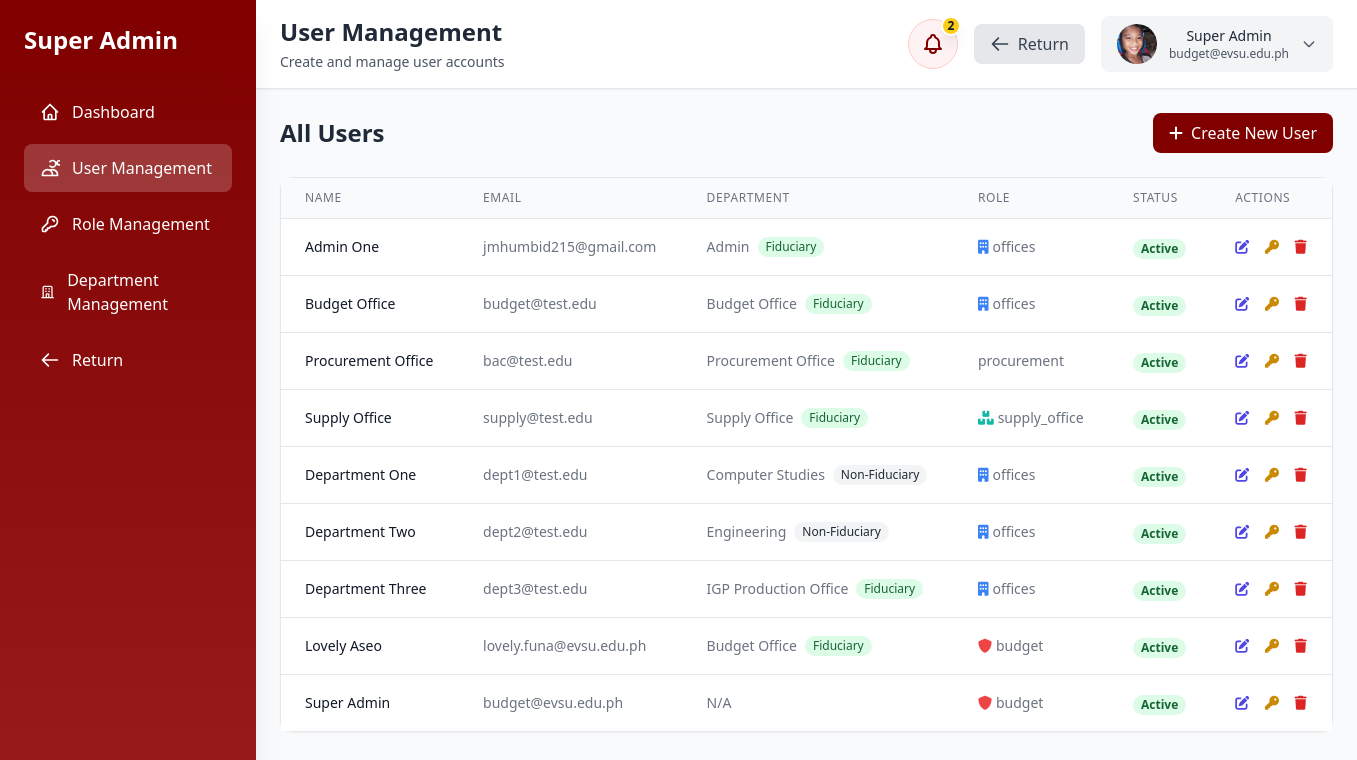
Page /pages/user_management.php (signed in) on the committed database.
### tables this page shows
CREATE TABLE `users` (
  `id` int(11) NOT NULL,
  `email` varchar(100) NOT NULL,
  `password_hash` varchar(255) NOT NULL,
  `first_name` varchar(50) NOT NULL,
  `last_name` varchar(50) NOT NULL,
  `middle_name` varchar(50) DEFAULT NULL,
  `employee_id` varchar(20) DEFAULT NULL,
  `department_id` int(11) DEFAULT NULL,
  `role_id` int(11) NOT NULL,
  `is_active` tinyint(1) DEFAULT 1,
  `last_login` timestamp NULL DEFAULT NULL,
  `created_by` int(11) DEFAULT NULL,
  `created_at` timestamp NOT NULL DEFAULT current_timestamp(),
  `updated_at` timestamp NOT NULL DEFAULT current_timestamp() ON UPDATE current_timestamp(),
  `profile_photo` varchar(500) DEFAULT NULL,
  `password_change_required` tinyint(1) DEFAULT 0
);

CREATE TABLE `departments` (
  `id` int(11) NOT NULL,
  `dept_name` varchar(100) NOT NULL,
  `dept_code` varchar(20) NOT NULL,
  `fiduciary_type` enum('Fiduciary','Non-Fiduciary') DEFAULT 'Non-Fiduciary',
  `parent_department_id` int(11) DEFAULT NULL,
  `dept_description` text DEFAULT NULL,
  `is_active` tinyint(1) DEFAULT 1,
  `created_at` timestamp NOT NULL DEFAULT current_timestamp(),
  `updated_at` timestamp NOT NULL DEFAULT current_timestamp() ON UPDATE current_timestamp()
);

CREATE TABLE `roles` (
  `id` int(11) NOT NULL,
  `role_name` varchar(50) NOT NULL,
  `role_description` text DEFAULT NULL,
  `created_at` timestamp NOT NULL DEFAULT current_timestamp(),
  `updated_at` timestamp NOT NULL DEFAULT current_timestamp() ON UPDATE current_timestamp()
);

### config/database.php (called while the page is built, shortened)
<?php
class Database {
    private $host = 'localhost';
    private $db_name = 'budgettrack_db';
    private $username = 'root';
    private $password = '';
    public function getConnection() {
        $this->conn = null;
        try {
            $this->conn = new PDO(
                "mysql:host=" . $this->host . ";dbname=" . $this->db_name . ";charset=utf8",
                $this->username,
                $this->password,
                array(
                    PDO::ATTR_ERRMODE => PDO::ERRMODE_EXCEPTION,
                    PDO::ATTR_DEFAULT_FETCH_MODE => PDO::FETCH_ASSOC,
                    PDO::ATTR_EMULATE_PREPARES => false
                )
            );
        } catch(PDOException $exception) {
            error_log("Database connection error: " . $exception->getMessage());
            if (defined('DEBUG') && DEBUG) {
                echo "Connection error: " . $exception->getMessage();
            } else {
                echo "Database connection failed. Please contact the administrator.";
            }
            return null;
        }
        return $this->conn;
    }
}
function getDB() {
    static $db = null;
    if ($db === null) {
        $database = new Database();
        $db = $database->getConnection();
    }
    return $db;
}
?>

### classes/User.php (called while the page is built, shortened)
<?php
require_once __DIR__ . '/../config/database.php';
class User {
    private $conn;
    private $table_name = "users";
    public function __construct() {
        $this->conn = getDB();
    }
    public function getAllUsers() {
        $query = "SELECT u.*, r.role_name, d.dept_name,
                         CONCAT(creator.first_name, ' ', creator.last_name) as created_by_name
                  FROM " . $this->table_name . " u
                  LEFT JOIN roles r ON u.role_id = r.id
                  LEFT JOIN departments d ON u.department_id = d.id
                  LEFT JOIN users creator ON u.created_by = creator.id
                  ORDER BY u.created_at DESC";
        $stmt = $this->conn->prepare($query);
        $stmt->execute();
        return $stmt->fetchAll(PDO::FETCH_ASSOC);
    }
}
?>

### classes/Department.php (called while the page is built, shortened)
<?php
require_once __DIR__ . '/../config/database.php';
class Department {
    private $conn;
    private $table_name = "departments";
    public function __construct() {
        $this->conn = getDB();
    }
    public function getAllDepartments() {
        $query = "SELECT * FROM " . $this->table_name . " WHERE is_active = 1 ORDER BY dept_name";
        $stmt = $this->conn->prepare($query);
        $stmt->execute();
        return $stmt->fetchAll(PDO::FETCH_ASSOC);
    }
}
?>

### pages/user_management.php (the view, shortened to what this page needs)
<?php
require_once __DIR__ . '/../classes/User.php';
require_once __DIR__ . '/../classes/Department.php';
$user = new User();
$department = new Department();
$userEmail = isset($_SESSION['user_email']) ? $_SESSION['user_email'] : '';
include __DIR__ . '/../components/profile_avatar.php';
$users = $user->getAllUsers();
$departments = $department->getAllDepartments();
try {
    $conn = getDB();
    $stmt = $conn->prepare("SELECT * FROM departments WHERE is_active = 1 ORDER BY dept_name");
    $stmt->execute();
    $departments = $stmt->fetchAll(PDO::FETCH_ASSOC);
} catch (Exception $e) {
}
?>
<!DOCTYPE html>
<html lang="en">
<head>
    <script src="https://cdn.tailwindcss.com"></script>
    <link rel="stylesheet" href="https://cdnjs.cloudflare.com/ajax/libs/font-awesome/6.0.0/css/all.min.css">
</head>
<body class="bg-gray-50 font-inter">
    <div class="flex min-h-screen">
        <?php include __DIR__ . '/../components/super_admin_sidebar.php'; ?>
        <div class="flex-1 flex flex-col ml-64" data-main-content>
            <header class="bg-white border-b border-gray-200 shadow-sm">
                <div class="px-6 py-4 flex justify-between items-center">
                    <div>
                        <h1 class="text-2xl font-bold text-gray-800">User Management</h1>
                        <p class="text-gray-600 text-sm mt-1">Create and manage user accounts</p>
                    </div>
                    <div class="flex items-center gap-4">
                        <?php
                        require_once __DIR__ . '/../classes/Notification.php';
                        include __DIR__ . '/../components/notification_bell.php';
                        ?>
                        <button onclick="window.location.href='admin_dashboard.php'" class="px-4 py-2 bg-gray-200 text-gray-700 rounded-lg hover:bg-gray-300 transition-colors flex items-center">
                            <svg class="w-5 h-5 mr-2" fill="none" stroke="currentColor" viewBox="0 0 24 24">
                                <path stroke-linecap="round" stroke-linejoin="round" stroke-width="2" d="M10 19l-7-7m0 0l7-7m-7 7h18"></path>
                            </svg>
                            Return
                        </button>
                        <div class="relative">
                            <button onclick="toggleProfileDropdown()" class="flex items-center space-x-3 bg-gray-100 px-4 py-2 rounded-lg hover:bg-gray-200 transition-colors">
                                <div class="text-sm">
                                    <div class="font-medium text-gray-800"><?php echo htmlspecialchars($username); ?></div>
                                    <div class="text-xs text-gray-600"><?php echo htmlspecialchars($userEmail); ?></div>
                                </div>
                                <svg class="w-4 h-4 text-gray-600" fill="none" stroke="currentColor" viewBox="0 0 24 24">
                                    <path stroke-linecap="round" stroke-linejoin="round" stroke-width="2" d="M19 9l-7 7-7-7"></path>
                                </svg>
                            </button>
                        </div>
                    </div>
                </div>
            </header>
            <div class="flex-1 p-6">
        <div class="flex justify-between items-center mb-6">
                    <h2 class="text-2xl font-bold text-gray-800">All Users</h2>
                    <button onclick="openCreateModal()" class="bg-maroon hover:bg-maroon-dark text-white px-4 py-2 rounded-lg flex items-center">
                <i class="fas fa-plus mr-2"></i> Create New User
            </button>
        </div>
                <div class="bg-white rounded-xl shadow-sm border border-gray-200">
            <table class="min-w-full divide-y divide-gray-200">
                <thead class="bg-gray-50">
                    <tr>
                        <th class="px-6 py-3 text-left text-xs font-medium text-gray-500 uppercase tracking-wider">Name</th>
                        <th class="px-6 py-3 text-left text-xs font-medium text-gray-500 uppercase tracking-wider">Email</th>
                        <th class="px-6 py-3 text-left text-xs font-medium text-gray-500 uppercase tracking-wider">Department</th>
                        <th class="px-6 py-3 text-left text-xs font-medium text-gray-500 uppercase tracking-wider">Role</th>
                        <th class="px-6 py-3 text-left text-xs font-medium text-gray-500 uppercase tracking-wider">Status</th>
                        <th class="px-6 py-3 text-left text-xs font-medium text-gray-500 uppercase tracking-wider">Actions</th>
                    </tr>
                </thead>
                <tbody class="bg-white divide-y divide-gray-200">
                    <?php foreach ($users as $u): ?>
                    <tr>
                        <td class="px-6 py-4 whitespace-nowrap">
                            <div class="text-sm font-medium text-gray-900">
                                <?php echo htmlspecialchars($u['first_name'] . ' ' . $u['last_name']); ?>
                            </div>
                        </td>
                        <td class="px-6 py-4 whitespace-nowrap text-sm text-gray-500">
                            <?php echo htmlspecialchars($u['email']); ?>
                        </td>
                        <td class="px-6 py-4 whitespace-nowrap text-sm text-gray-500">
                            <div class="flex items-center gap-2">
                                <span><?php echo htmlspecialchars($u['dept_name'] ?? 'N/A'); ?></span>
                                <?php
                                $userDeptId = $u['department_id'] ?? null;
                                if ($userDeptId) {
                                    foreach ($departments as $dept) {
                                        if ($dept['id'] == $userDeptId) {
                                            $fidType = $dept['fiduciary_type'] ?? 'Non-Fiduciary';
                                            $isFid = ($fidType === 'Fiduciary');
                                            echo '<span class="inline-flex items-center px-2 py-0.5 rounded-full text-xs font-medium ' . ($isFid ? 'bg-green-100 text-green-800' : 'bg-gray-100 text-gray-800') . '">' . htmlspecialchars($fidType) . '</span>';
                                            break;
                                        }
                                    }
                                }
                                ?>
                            </div>
                        </td>
                        <td class="px-6 py-4 whitespace-nowrap text-sm text-gray-500">
                            <span class="inline-flex items-center">
                                <?php if ($u['role_name'] === 'admin'): ?>
                                    <i class="fas fa-crown text-yellow-500 mr-1"></i>
                                <?php elseif ($u['role_name'] === 'budget'): ?>
                                    <i class="fas fa-shield-alt text-red-500 mr-1"></i>
                                <?php elseif ($u['role_name'] === 'offices'): ?>
                                    <i class="fas fa-building text-blue-500 mr-1"></i>
                                <?php elseif ($u['role_name'] === 'supply_office'): ?>
                                    <i class="fas fa-boxes text-teal-500 mr-1"></i>
                                <?php endif; ?>
                                <?php echo htmlspecialchars($u['role_name']); ?>
                            </span>
                        </td>
                        <td class="px-6 py-4 whitespace-nowrap">
                            <span class="px-2 inline-flex text-xs leading-5 font-semibold rounded-full <?php echo $u['is_active'] ? 'bg-green-100 text-green-800' : 'bg-red-100 text-red-800'; ?>">
                                <?php echo $u['is_active'] ? 'Active' : 'Inactive'; ?>
                            </span>
                        </td>
                        <td class="px-6 py-4 whitespace-nowrap text-sm font-medium">
                            <button onclick="openEditModal(<?php echo htmlspecialchars(json_encode($u)); ?>)" class="text-indigo-600 hover:text-indigo-900 mr-3" title="Edit User">
                                <i class="fas fa-edit"></i>
                            </button>
                            <button onclick="openResetPasswordModal(<?php echo $u['id']; ?>, '<?php echo htmlspecialchars($u['first_name'] . ' ' . $u['last_name']); ?>')" class="text-yellow-600 hover:text-yellow-900 mr-3" title="Reset Password">
                                <i class="fas fa-key"></i>
                            </button>
                            <button onclick="deleteUser(<?php echo $u['id']; ?>)" class="text-red-600 hover:text-red-900" title="Deactivate User">
                                <i class="fas fa-trash"></i>
                            </button>
                        </td>
                    </tr>
                    <?php endforeach; ?>
                </tbody>
            </table>
                </div>
            </div>
        </div>
    </div>
</body>
</html>

### rows in the picture
users: first_name+last_name "Admin One", email "jmhumbid215@gmail.com", department.dept_name "Admin", role.role_name "offices", is_active "Active"
departments: fiduciary_type "Fiduciary"
users: first_name+last_name "Budget Office", email "budget@test.edu", department.dept_name "Budget Office", role.role_name "offices", is_active "Active"
departments: fiduciary_type "Fiduciary"
users: first_name+last_name "Procurement Office", email "bac@test.edu", department.dept_name "Procurement Office", role.role_name "procurement", is_active "Active"
departments: fiduciary_type "Fiduciary"
users: first_name+last_name "Supply Office", email "supply@test.edu", department.dept_name "Supply Office", role.role_name "supply_office", is_active "Active"
departments: fiduciary_type "Fiduciary"
users: first_name+last_name "Department One", email "dept1@test.edu", department.dept_name "Computer Studies", role.role_name "offices", is_active "Active"
departments: fiduciary_type "Non-Fiduciary"
users: first_name+last_name "Department Two", email "dept2@test.edu", department.dept_name "Engineering", role.role_name "offices", is_active "Active"
departments: fiduciary_type "Non-Fiduciary"
users: first_name+last_name "Department Three", email "dept3@test.edu", department.dept_name "IGP Production Office", role.role_name "offices", is_active "Active"
departments: fiduciary_type "Fiduciary"
users: first_name+last_name "Lovely Aseo", email "lovely.funa@evsu.edu.ph", department.dept_name "Budget Office", role.role_name "budget", is_active "Active"
users: first_name+last_name "Super Admin", email "budget@evsu.edu.ph", dept_name "N/A", role.role_name "budget", is_active "Active"

### other values in the picture
$unreadCount "2"
$username "Super Admin"
$userEmail "budget@evsu.edu.ph"
